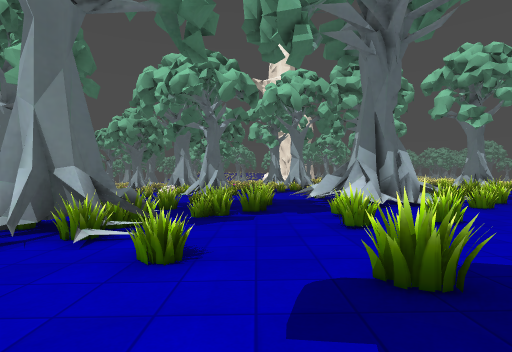
view 1 (above)

24 first-person views from a walk through a level from a Godot 3-D game. The camera is 1.3 m above the floor, looks level and sees 80° across. The floor is counted in squares, 2 m on a side. Each view is taken from the middle of a square. On the plan, view 1 faces up. The plan holds only what a view shows up to about 10 squares ahead; the rest is blank. The place goes on beyond the plan. Some surface patterns are stand-ins.

view 2
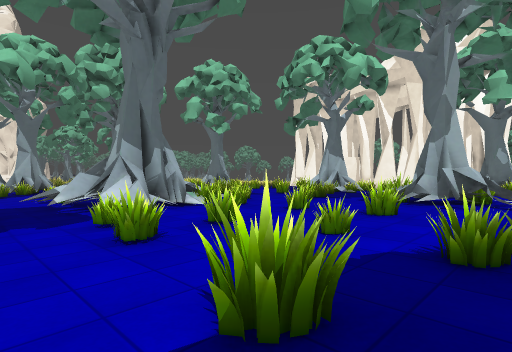

view 3
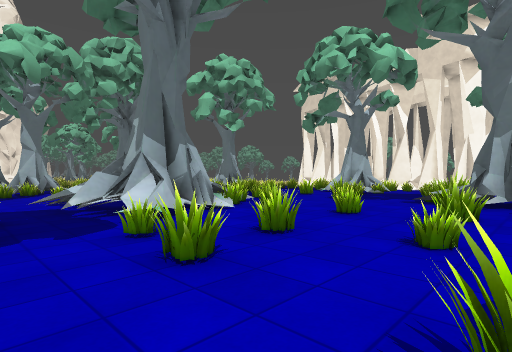

view 4
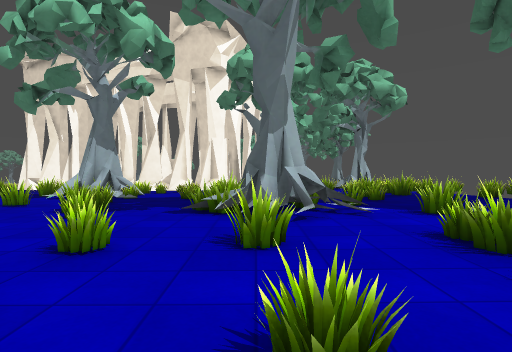

view 5
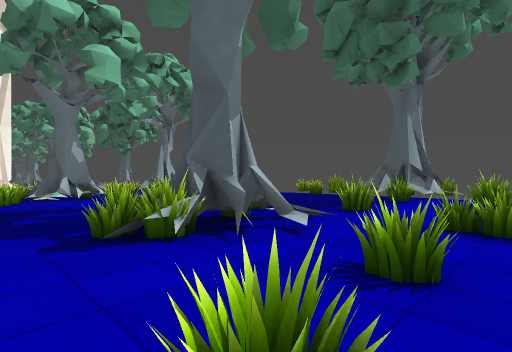

view 6
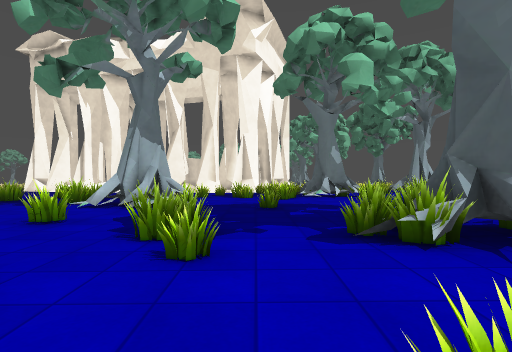

view 7
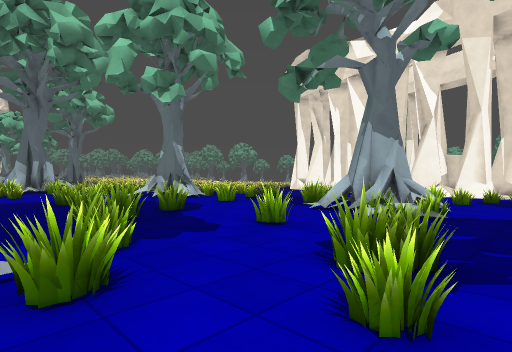

view 8
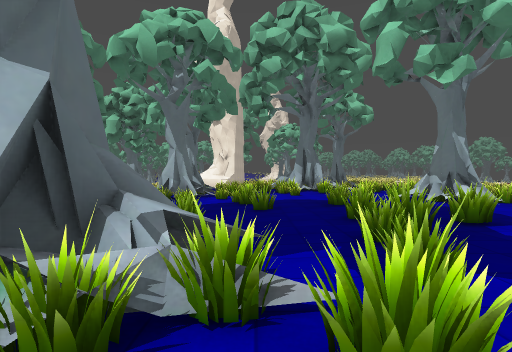

view 9
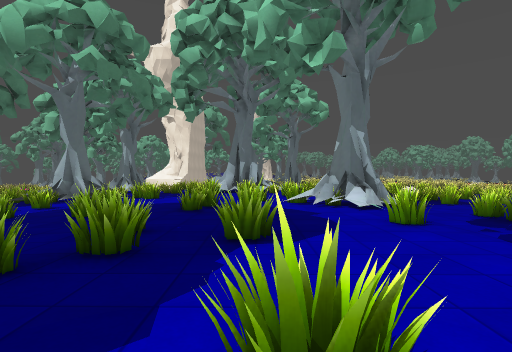

view 10
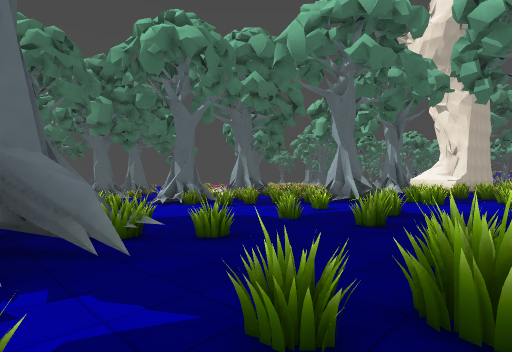

view 11
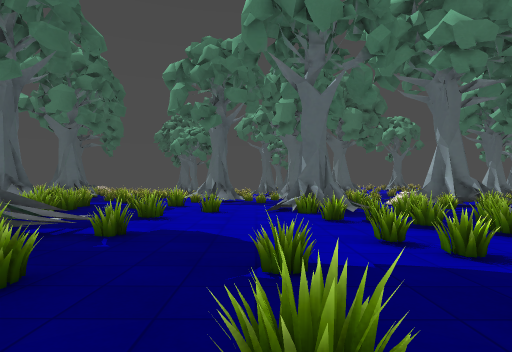

view 12
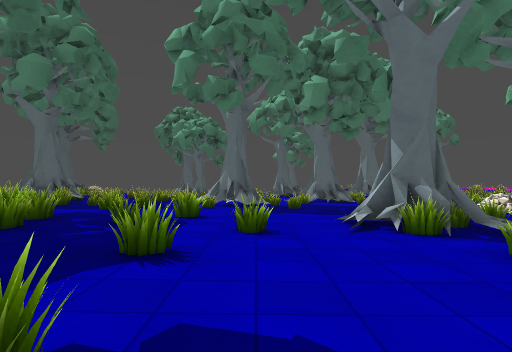

view 13
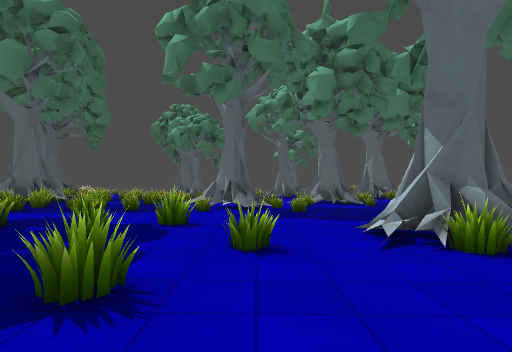

view 14
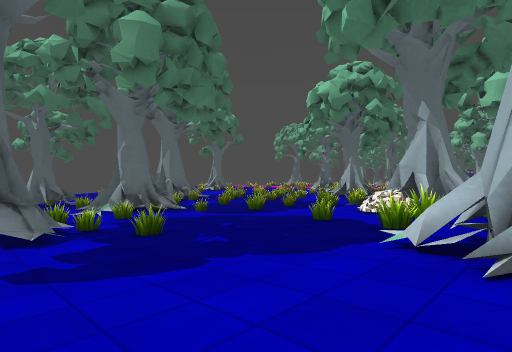

view 15
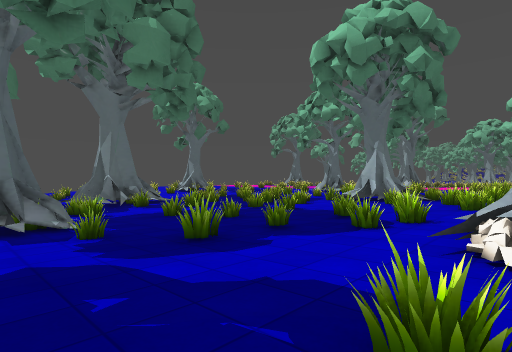

view 16
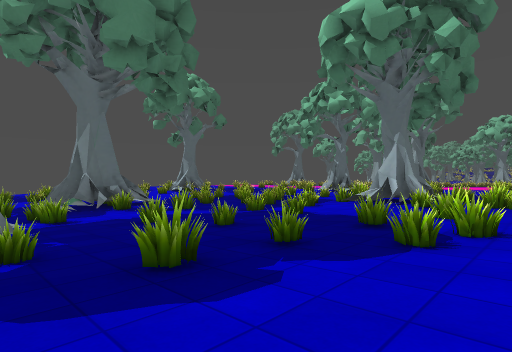

view 17
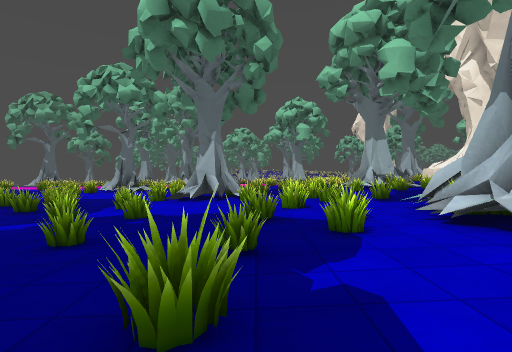

view 18
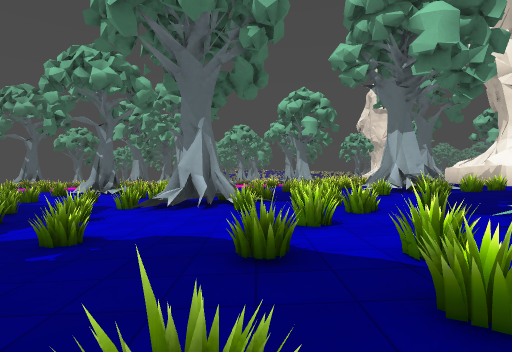

view 19
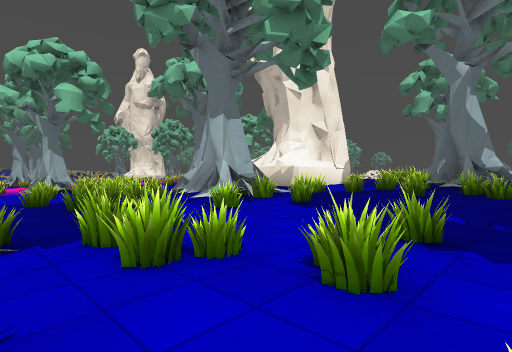

view 20
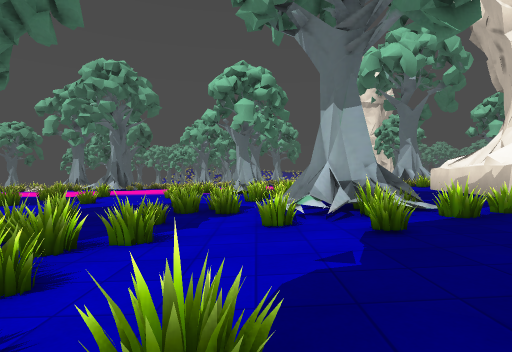

view 21
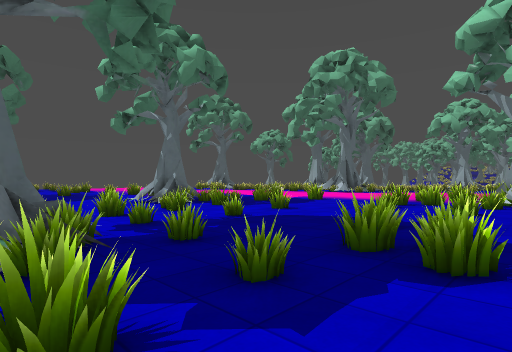

view 22
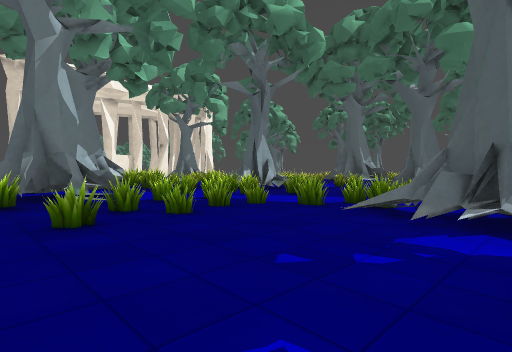

view 23
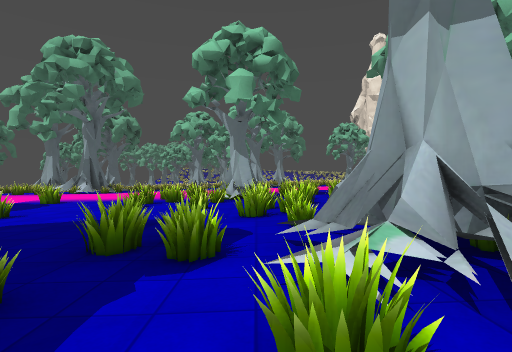

view 24
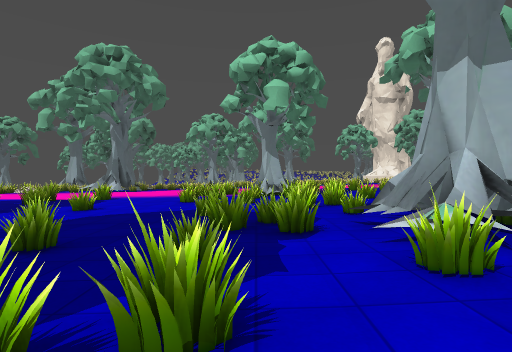

### Floor plan
Key: @ floor where view 1 was taken; # wall or solid block; x gap in a wall; . main floor; : floor 0.25 m higher than the main floor; - floor 0.25 m lower than the main floor; _ floor 0.5 m lower than the main floor; < floor 0.75 m lower than the main floor; ( floor 1 m lower than the main floor; ! floor 1.25 m lower than the main floor; ? floor 1.5 m lower than the main floor; / step, stairs or slope; = window, fence, low wall or low ledge.
Columns run from 14 left of view 1 to 13 right of it. Each row starts with its distance up from view 1.
 34  (((( ==##==
 33 (((=((((##<<
 32 ((#(((=====<
 31   =(((=(==#=  _#
 30 #=((=((((=<<  _##
 29 ##=(=((((==< __#
 28 =!==(=(=(<=  __#
 27 !!!(((((=/#  _
 26 !!=!=(==(/##____
 25 =!===#=((=/<==__-
 24 =!!=##===<=___=_=
 23 ==!==#==<<<__==##
 22  ===!(====<__==##
 21 =!!!!((=<<<__===
 20 ?!!==(((<##/_===#===#
 19 ?#!!!(==<##=======#=#
 18 ??=!=!==(##==#=====##
 17 ???!!!((/=/==#==###=..
 16 ==?!!!=((<<_====##=.=. .. ==
 15  ##==!((<=x======-....==# .=
 14  ###!!((<<_/##==-=.=..=.##..
 13  //!=(((<<_###=---...=..=...
 12   ?!=(==<</__-----==......=
 11       #/<</__=----......=...
 10       #==<_=_-=-=-=..==....=
  9       //<</_=--=###.=....==
  8        <=_=--==-###==.=.###
  7        <=__===--###=....=#=.
  6        ==__-/==-//=.==.=....
  5       #====#=--=........=..=
  4       ==#=###/.=.=.=.=....==
  3       #=   ===...=.=x#==...#
  2              ..=..../#=: ===
  1              .. .===::=:  #
  0               @    #=::====
 -1                    #=:::===
 -2                    =#//=#=
 -3                     ##=#=##

Where each view was taken, in squares from view 1:
view 1: 0 up, 0 right, facing up
view 2: 1 up, 0 right, facing up-right
view 3: 2 up, 0 right, facing up-right
view 4: 3 up, 2 right, facing right
view 5: 5 up, 4 right, facing down-right
view 6: 5 up, 4 right, facing right
view 7: 5 up, 5 right, facing up-right
view 8: 6 up, 5 right, facing up
view 9: 7 up, 8 right, facing up
view 10: 8 up, 7 right, facing up-left
view 11: 12 up, 6 right, facing left
view 12: 11 up, 3 right, facing left
view 13: 11 up, 2 right, facing left
view 14: 10 up, 2 left, facing up-left
view 15: 14 up, 5 left, facing up-left
view 16: 15 up, 6 left, facing up-left
view 17: 15 up, 8 left, facing up
view 18: 17 up, 8 left, facing up
view 19: 21 up, 8 left, facing up-right
view 20: 21 up, 5 left, facing up
view 21: 24 up, 5 left, facing up-left
view 22: 24 up, 5 left, facing down-right
view 23: 24 up, 5 left, facing up
view 24: 23 up, 6 left, facing up
